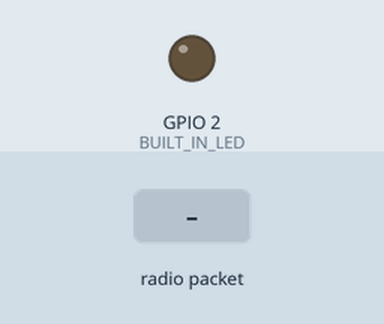
A program run on a simulated ESP32. Parts: output pins drawn as LEDs (lit = HIGH). Inputs (shaded band) come from the test bench.

Above: at 1.2 s.
1.3 s: radio packet "1" arrives
At 2.1 s:
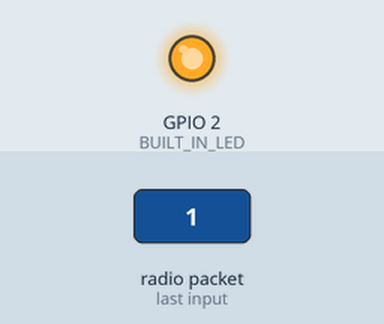
Timing chart, 0 to 4.3 s (numbered marks = the images above; inputs shaded):
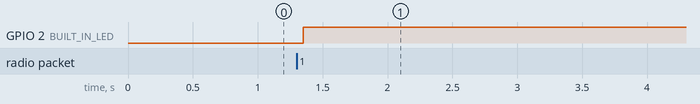

The program:

main.cpp
```cpp
#include <Arduino.h>

#include "config.hpp"
#include "esp-now/handler.hpp"

bool last_button_state = false;
unsigned long timer = 0;

void setup() {
  Serial.begin(115200);
  pinMode(BUILT_IN_LED, OUTPUT);

  setupEspNow();
}

void loop() {
  bool current_button_state = received_msg.button_is_pressed;

  if (current_button_state && !last_button_state) {
    digitalWrite(BUILT_IN_LED, HIGH);
    timer = millis();

  }else if (!current_button_state && last_button_state) {
    digitalWrite(BUILT_IN_LED, LOW);

    answer_to_send.press_duration = (millis() - timer);
    sendAnswer();
  }

  last_button_state = current_button_state;
}
```

handler.hpp
```cpp
#pragma once
#include "config.hpp"

#include "handles/receiver.hpp"
#include "handles/sender.hpp"

void setupEspNow();
```

receiver.hpp
```cpp
#pragma once
#include "config.hpp"

extern message received_msg;

void OnDataRecv(const uint8_t * mac, const uint8_t *incomingData, int len);
```

sender.hpp
```cpp
#pragma once
#include "config.hpp"

#include <esp_now.h>

extern uint8_t broadcastAddress[];
extern esp_now_peer_info_t peerInfo;

extern answer answer_to_send;

void sendAnswer();
void OnDataSent(const uint8_t *mac_addr, esp_now_send_status_t status);
```

handler.cpp
```cpp
#include "esp-now/handler.hpp"

#include <esp_now.h>
#include <WiFi.h>

void setupEspNow() {
  WiFi.mode(WIFI_STA);

  if (esp_now_init() != ESP_OK) {
    Serial.println("Error initializing ESP-NOW");
    return;
  }

  // Registering callback functions
  esp_now_register_recv_cb(esp_now_recv_cb_t(OnDataRecv));
  esp_now_register_send_cb(esp_now_send_cb_t(OnDataSent));

  // Register peer
  memcpy(peerInfo.peer_addr, broadcastAddress, 6); // A mac always has 6 bytes of size
  peerInfo.channel = 0;
  peerInfo.encrypt = false;

  // Add peer
  if (esp_now_add_peer(&peerInfo) != ESP_OK){
    Serial.println("Failed to add peer");
    return;
  }
}
```

receiver.cpp
```cpp
#include "esp-now/handles/receiver.hpp"

message received_msg;

void OnDataRecv(const uint8_t * mac, const uint8_t *incomingData, int len) {
  if (len == sizeof(message)) {
    memcpy(&received_msg, incomingData, sizeof(received_msg));
  }
}
```

sender.cpp
```cpp
#include "esp-now/handles/sender.hpp"

uint8_t broadcastAddress[] = {0x10, 0x97, 0xBD, 0xCA, 0xD0, 0x24};
esp_now_peer_info_t peerInfo;

answer answer_to_send;

void sendAnswer() {
  esp_err_t result = esp_now_send(broadcastAddress, (uint8_t *) &answer_to_send, sizeof(answer_to_send)); // Checks for errors

  if (result == ESP_OK) {
    Serial.println("Sent with success");
  } else {
    Serial.println("Error sending the data");
  }
}

void OnDataSent(const uint8_t *mac_addr, esp_now_send_status_t status) { // Tells us if the info got to the other board
  Serial.print("\r\nLast Packet Send Status:\t");
  Serial.println(status == ESP_NOW_SEND_SUCCESS ? "Delivery Success" : "Delivery Fail");
}
```

config.hpp
```cpp
#pragma once
#include <Arduino.h>

#include "dto.hpp"

const int BUILT_IN_LED = 2;

typedef struct struct_message {
   bool button_is_pressed;
} struct_message;
```

Measured:
- after the input at 1.3 s, GPIO 2 (BUILT_IN_LED): LOW → HIGH after 0.05 s
